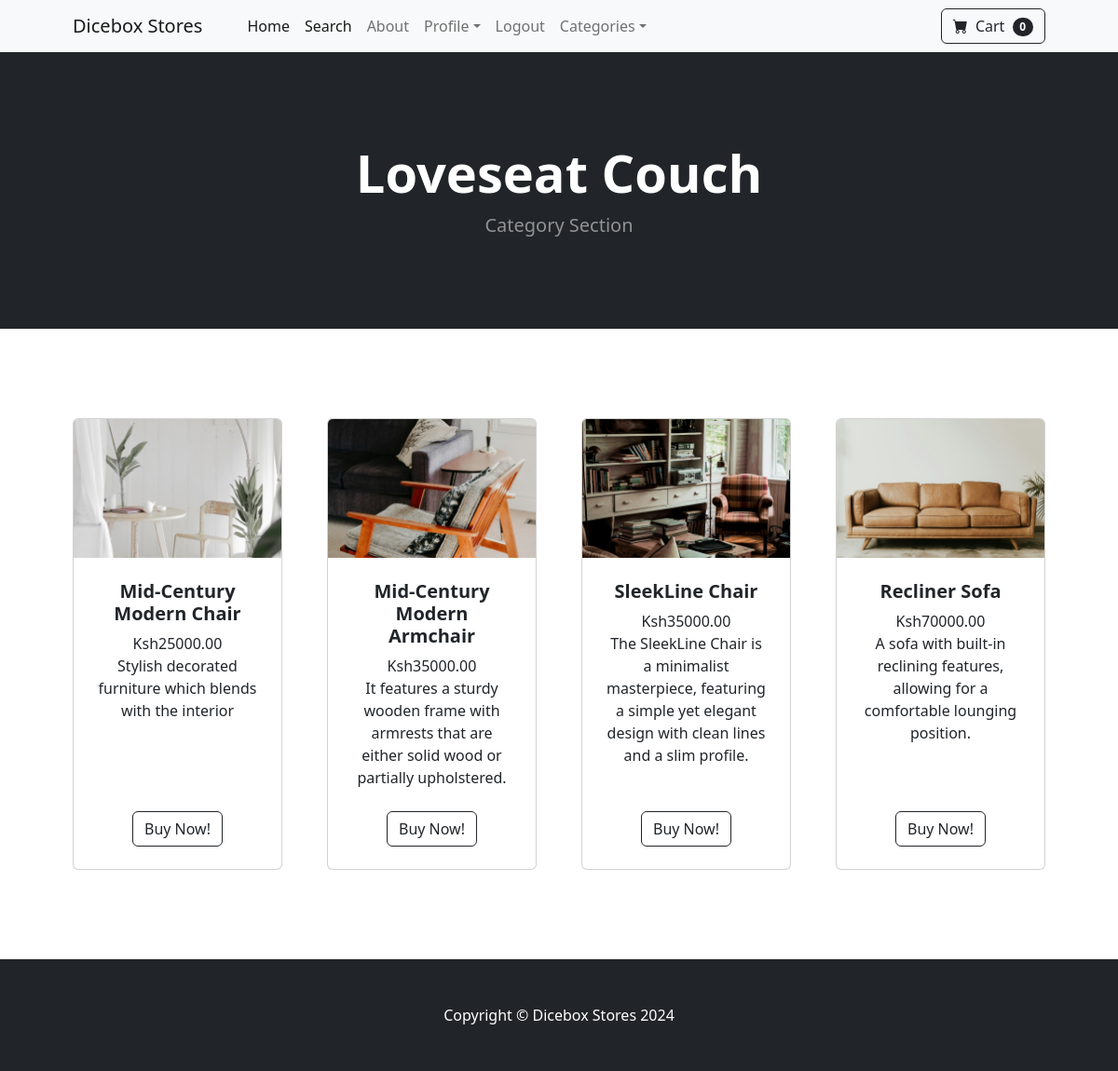
The app's page /category/Loveseat-Couch (signed in) with its own data.
### store/models.py (models this page shows, shortened)
class Category(models.Model):
    name = models.CharField(max_length=50)
    def __str__(self):
        return self.name
    class Meta:
        verbose_name_plural ='categories'

class Product(models.Model):
    name = models.CharField(max_length=100)
    price = models.DecimalField(default=0, decimal_places=2, max_digits=10)
    category = models.ForeignKey('Category', on_delete=models.CASCADE)
    description = models.CharField(max_length=250, default='', blank=True, null=True)
    image = models.ImageField(upload_to='uploads/product/')
    is_sale = models.BooleanField(default=False)
    sale_price = models.DecimalField(default=0, decimal_places=2,max_digits=10)

### store/views.py (the view)
# urls.py: path('category/<str:foo>', views.category, name='category'),
def category(request, foo):
    foo = foo.replace('-', ' ')
    try:
        category = Category.objects.get(name=foo)
        products = Product.objects.filter(category=category)
        return render(request, 'category.html', {'products':products, 'category':category})
    except:
        messages.success(request, ("That Category Doesn't Exist..."))
        return redirect('home')

### cart/cart.py (called while the page is built)
    def __len__(self):
        return len(self.cart)

### cart/context_processors.py (called while the page is built)
def cart(request):
	return {'cart': Cart(request)}

### store/templates/category.html
{% extends 'base.html' %}
{% block content %}
        <header class="bg-dark py-5">
            <div class="container px-4 px-lg-5 my-5">
                <div class="text-center text-white">
                    <h1 class="display-4 fw-bolder">{{ category }}</h1>
                    <p class="lead fw-normal text-white-50 mb-0">Category Section</p>
                </div>
            </div>
        </header>
        <section class="py-5">
            <div class="container px-4 px-lg-5 mt-5">
                <div class="row gx-4 gx-lg-5 row-cols-2 row-cols-md-3 row-cols-xl-4 justify-content-center">
                    {% for product in products %}
                       {% if product.is_sale %}
                       <div class="col mb-5">
                        <div class="card h-100">
                           <div class="badge bg-dark text-white position-absolute"
                               style="top: 0.5rem; right: 0.5rem">Sale
                            </div>
                        <img class="card-img-top" src="{{ product.image.url }}" alt="..." />
                            <div class="card-body p-4">
                                <div class="text-center">
                                    <h5 class="fw-bolder">{{ product.name }}</h5>
                                    <strike>Ksh{{ product.price }}</strike>
                                    &nbsp;
                                    Ksh{{ product.sale_price }}
                                    <br/>
                                     {{ product.description}}
                                </div>
                            </div>
                            <div class="card-footer p-4 pt-0 border-top-0 bg-transparent">
                                <div class="text-center"><a class="btn btn-outline-dark mt-auto" href="{% url 'product' product.id %}">Buy Now!</a></div>
                            </div>
                        </div>
                    </div>
                       {% else %}
                    <div class="col mb-5">
                        <div class="card h-100">
                        <img class="card-img-top" src="{{ product.image.url }}" alt="..." />
                            <div class="card-body p-4">
                                <div class="text-center">
                                    <h5 class="fw-bolder">{{ product.name }}</h5>
                                    Ksh{{ product.price }}
                                    <br/>
                                    {{ product.description}}
                                </div>
                            </div>
                            <div class="card-footer p-4 pt-0 border-top-0 bg-transparent">
                                <div class="text-center"><a class="btn btn-outline-dark mt-auto" href="{% url 'product' product.id %}">Buy Now!</a></div>
                            </div>
                        </div>
                    </div>
                   {% endif %}
                {% endfor %}
            </div>
        </section>
{% endblock %}

### records on screen
Category: name "Loveseat Couch"
Product: image (picture), name "Mid-Century Modern Chair", price "25000.00", description "Stylish decorated furniture which blends with the interior"
Product: image (picture), name "Mid-Century Modern Armchair", price "35000.00", description "It features a sturdy wooden frame with armrests that are either solid wood or partially upholstered."
Product: image (picture), name "SleekLine Chair", price "35000.00", description "The SleekLine Chair is a minimalist masterpiece, featuring a simple yet elegant design with clean lines and a slim profile."
Product: image (picture), name "Recliner Sofa", price "70000.00", description "A sofa with built-in reclining features, allowing for a comfortable lounging position."

### other values on screen
{{ cart|length }} "0"
